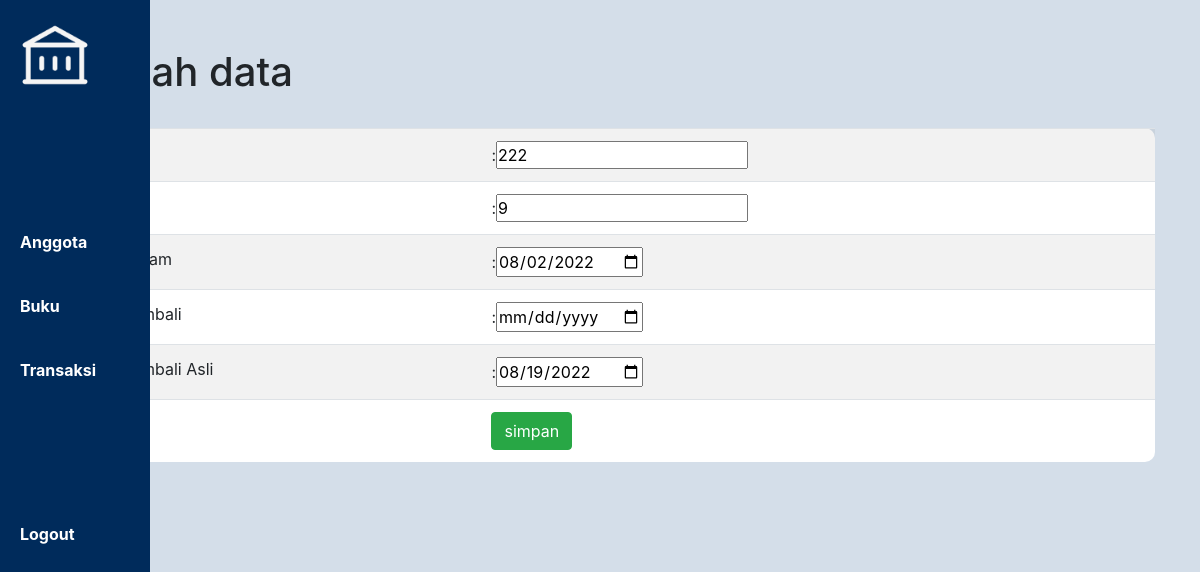
The page /transaksi/add.php?id=3 on the database its author committed.
### tables this page shows
CREATE TABLE `transaksi` (
  `id_transaksi` int(11) NOT NULL,
  `id_anggota` int(11) NOT NULL,
  `id_buku` int(11) NOT NULL,
  `tanggal_pinjam` date NOT NULL,
  `tanggal_kembali` date NOT NULL,
  `tanggal_kembali_asli` date NOT NULL
);

### transaksi/add.php (the view, shortened to what this page needs)
<!DOCTYPE html>
<html>
<head>
     <link rel="stylesheet" href="https://cdn.jsdelivr.net/npm/bootstrap@4.0.0/dist/css/bootstrap.min.css">
    <link rel='stylesheet' type='text/css' media='screen' href='../css/style.css'>
</head>
<body>
   <?php include '../header.php' ?>
   <?php
   if(@$_GET['id'])
   {
      $id = $_GET['id'];
      include'../koneksi.php';
      $query = mysqli_query($koneksi,"select * from transaksi WHERE id_transaksi = '$id'");
      $transaksi = mysqli_fetch_array($query);
   }
   ?>
   <br/>
	<br/>
   <div class='container'>
    <form method="POST" action="save.php">
      <h1>Tambah data </h1>
      <br/>
        <table class="table table-striped">
            <tr>
               <td>Id Anggota</td>
               <td> :<input type='text' name="id_anggota" value="<?=@$transaksi['id_anggota']?>"></td>
            </tr>
            <tr>
               <td>Id Buku</td>
               <td> :<input type='text' name="id_buku" value="<?=@$transaksi['id_buku']?>"></td>
            </tr>
            <tr>
               <td>Tanggal Pinjam</td>
               <td> :<input type='date' name="tanggal_pinjam" value="<?=@$transaksi['tanggal_pinjam']?>"></td>
            </tr>
            <tr>
               <td>Tanggal Kembali</td>
               <td> :<input type='date' name="tanggal_kembali" value="<?=@$transaksi['tanggal kembali']?>"></td>
            </tr>
            <tr>
               <td>Tanggal Kembali Asli</td>
               <td> :<input type='date' name="tanggal_kembali_asli" value="<?=@$transaksi['tanggal_kembali_asli']?>"></td>
            </tr>
            <tr>
               <td><input type='hidden' name='id' value='<?=@$transaksi['id_transaksi']?>'></td>
               <td><button type='submit' name='submit' class='btn btn-success'>simpan</button></td>
            </tr>
        </table>
    </form>
</div>
</body>
</html>

### css/style.css (style rules this page uses)
:root { --primary : #002B5B; --secondary : #8FE3CF; }
* { margin: 0; padding: 0; box-sizing: border-box; }
body { height: 100vh; background: #d4dee9; }
.table { padding: 20px; background: #fff; border-radius: 10px; }

### rows shown on the page
transaksi: id_anggota "222", id_buku "9", tanggal_pinjam "08/02/2022", tanggal_kembali_asli "08/19/2022"
